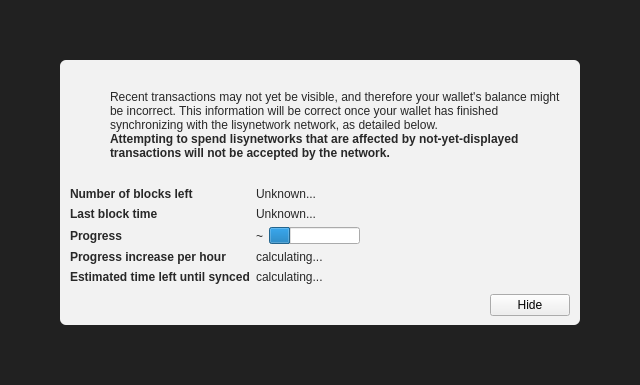
<?xml version="1.0" encoding="UTF-8"?>
<ui version="4.0">
 <class>ModalOverlay</class>
 <widget class="ModalOverlay" name="ModalOverlay">
  <property name="geometry">
   <rect>
    <x>0</x>
    <y>0</y>
    <width>640</width>
    <height>385</height>
   </rect>
  </property>
  <property name="windowTitle">
   <string>Form</string>
  </property>
  <layout class="QVBoxLayout" name="verticalLayout" stretch="0">
   <property name="sizeConstraint">
    <enum>QLayout::SetDefaultConstraint</enum>
   </property>
   <property name="leftMargin">
    <number>0</number>
   </property>
   <property name="topMargin">
    <number>0</number>
   </property>
   <property name="rightMargin">
    <number>0</number>
   </property>
   <property name="bottomMargin">
    <number>0</number>
   </property>
   <item>
    <widget class="QWidget" name="bgWidget" native="true">
     <property name="styleSheet">
      <string notr="true">#bgWidget { background: rgba(0,0,0,220); }</string>
     </property>
     <layout class="QVBoxLayout" name="verticalLayoutMain" stretch="1">
      <property name="leftMargin">
       <number>60</number>
      </property>
      <property name="topMargin">
       <number>60</number>
      </property>
      <property name="rightMargin">
       <number>60</number>
      </property>
      <property name="bottomMargin">
       <number>60</number>
      </property>
      <item>
       <widget class="QWidget" name="contentWidget" native="true">
        <property name="styleSheet">
         <string notr="true">#contentWidget { background: rgba(255,255,255,240); border-radius: 6px; }

QLabel { color: rgb(40,40,40);  }</string>
        </property>
        <layout class="QVBoxLayout" name="verticalLayoutSub" stretch="1,0,0,0">
         <property name="spacing">
          <number>0</number>
         </property>
         <property name="leftMargin">
          <number>10</number>
         </property>
         <property name="topMargin">
          <number>10</number>
         </property>
         <property name="rightMargin">
          <number>10</number>
         </property>
         <property name="bottomMargin">
          <number>10</number>
         </property>
         <item>
          <layout class="QHBoxLayout" name="horizontalLayoutIconText" stretch="0,1">
           <property name="topMargin">
            <number>20</number>
           </property>
           <item>
            <layout class="QVBoxLayout" name="verticalLayoutIcon">
             <property name="leftMargin">
              <number>0</number>
             </property>
             <item>
              <widget class="QPushButton" name="warningIcon">
               <property name="enabled">
                <bool>false</bool>
               </property>
               <property name="text">
                <string/>
               </property>
               <property name="icon">
                <iconset>
                 <normaloff>:/icons/warning</normaloff>
                 <disabledoff>:/icons/warning</disabledoff>:/icons/warning</iconset>
               </property>
               <property name="iconSize">
                <size>
                 <width>48</width>
                 <height>48</height>
                </size>
               </property>
               <property name="flat">
                <bool>true</bool>
               </property>
              </widget>
             </item>
             <item>
              <spacer name="verticalSpacerWarningIcon">
               <property name="orientation">
                <enum>Qt::Vertical</enum>
               </property>
               <property name="sizeHint" stdset="0">
                <size>
                 <width>20</width>
                 <height>40</height>
                </size>
               </property>
              </spacer>
             </item>
            </layout>
           </item>
           <item>
            <layout class="QVBoxLayout" name="verticalLayoutInfoText">
             <property name="leftMargin">
              <number>0</number>
             </property>
             <property name="topMargin">
              <number>0</number>
             </property>
             <item>
              <widget class="QLabel" name="infoText">
               <property name="text">
                <string>Recent transactions may not yet be visible, and therefore your wallet's balance might be incorrect. This information will be correct once your wallet has finished synchronizing with the lisynetwork network, as detailed below.</string>
               </property>
               <property name="textFormat">
                <enum>Qt::RichText</enum>
               </property>
               <property name="wordWrap">
                <bool>true</bool>
               </property>
              </widget>
             </item>
             <item>
              <widget class="QLabel" name="infoTextStrong">
               <property name="font">
                <font>
                 <weight>75</weight>
                 <bold>true</bold>
                </font>
               </property>
               <property name="text">
                <string>Attempting to spend lisynetworks that are affected by not-yet-displayed transactions will not be accepted by the network.</string>
               </property>
               <property name="textFormat">
                <enum>Qt::RichText</enum>
               </property>
               <property name="wordWrap">
                <bool>true</bool>
               </property>
              </widget>
             </item>
             <item>
              <spacer name="verticalSpacerInTextSpace">
               <property name="orientation">
                <enum>Qt::Vertical</enum>
               </property>
               <property name="sizeHint" stdset="0">
                <size>
                 <width>20</width>
                 <height>40</height>
                </size>
               </property>
              </spacer>
             </item>
            </layout>
           </item>
          </layout>
         </item>
         <item>
          <spacer name="verticalSpacerAfterText">
           <property name="orientation">
            <enum>Qt::Vertical</enum>
           </property>
           <property name="sizeHint" stdset="0">
            <size>
             <width>20</width>
             <height>40</height>
            </size>
           </property>
          </spacer>
         </item>
         <item>
          <layout class="QFormLayout" name="formLayout">
           <property name="fieldGrowthPolicy">
            <enum>QFormLayout::FieldsStayAtSizeHint</enum>
           </property>
           <property name="horizontalSpacing">
            <number>6</number>
           </property>
           <property name="verticalSpacing">
            <number>6</number>
           </property>
           <property name="topMargin">
            <number>10</number>
           </property>
           <item row="0" column="0">
            <widget class="QLabel" name="labelNumberOfBlocksLeft">
             <property name="font">
              <font>
               <weight>75</weight>
               <bold>true</bold>
              </font>
             </property>
             <property name="text">
              <string>Number of blocks left</string>
             </property>
            </widget>
           </item>
           <item row="0" column="1">
            <widget class="QLabel" name="numberOfBlocksLeft">
             <property name="text">
              <string>Unknown...</string>
             </property>
            </widget>
           </item>
           <item row="1" column="0">
            <widget class="QLabel" name="labelLastBlockTime">
             <property name="font">
              <font>
               <weight>75</weight>
               <bold>true</bold>
              </font>
             </property>
             <property name="text">
              <string>Last block time</string>
             </property>
            </widget>
           </item>
           <item row="1" column="1">
            <widget class="QLabel" name="newestBlockDate">
             <property name="sizePolicy">
              <sizepolicy hsizetype="Maximum" vsizetype="Preferred">
               <horstretch>0</horstretch>
               <verstretch>0</verstretch>
              </sizepolicy>
             </property>
             <property name="text">
              <string>Unknown...</string>
             </property>
            </widget>
           </item>
           <item row="2" column="0">
            <widget class="QLabel" name="labelSyncDone">
             <property name="font">
              <font>
               <weight>75</weight>
               <bold>true</bold>
              </font>
             </property>
             <property name="text">
              <string>Progress</string>
             </property>
            </widget>
           </item>
           <item row="2" column="1">
            <layout class="QHBoxLayout" name="horizontalLayoutSync" stretch="0,1">
             <item>
              <widget class="QLabel" name="percentageProgress">
               <property name="text">
                <string notr="true">~</string>
               </property>
              </widget>
             </item>
             <item>
              <widget class="QProgressBar" name="progressBar">
               <property name="value">
                <number>24</number>
               </property>
               <property name="format">
                <string/>
               </property>
              </widget>
             </item>
            </layout>
           </item>
           <item row="4" column="0">
            <widget class="QLabel" name="labelProgressIncrease">
             <property name="font">
              <font>
               <weight>75</weight>
               <bold>true</bold>
              </font>
             </property>
             <property name="text">
              <string>Progress increase per hour</string>
             </property>
            </widget>
           </item>
           <item row="4" column="1">
            <widget class="QLabel" name="progressIncreasePerH">
             <property name="text">
              <string>calculating...</string>
             </property>
            </widget>
           </item>
           <item row="5" column="0">
            <widget class="QLabel" name="labelEstimatedTimeLeft">
             <property name="font">
              <font>
               <weight>75</weight>
               <bold>true</bold>
              </font>
             </property>
             <property name="text">
              <string>Estimated time left until synced</string>
             </property>
            </widget>
           </item>
           <item row="5" column="1">
            <widget class="QLabel" name="expectedTimeLeft">
             <property name="text">
              <string>calculating...</string>
             </property>
            </widget>
           </item>
          </layout>
         </item>
         <item>
          <layout class="QHBoxLayout" name="horizontalLayoutButtons">
           <property name="leftMargin">
            <number>10</number>
           </property>
           <property name="topMargin">
            <number>10</number>
           </property>
           <item>
            <spacer name="horizontalSpacer">
             <property name="orientation">
              <enum>Qt::Horizontal</enum>
             </property>
             <property name="sizeHint" stdset="0">
              <size>
               <width>40</width>
               <height>20</height>
              </size>
             </property>
            </spacer>
           </item>
           <item>
            <widget class="QPushButton" name="closeButton">
             <property name="text">
              <string>Hide</string>
             </property>
            </widget>
           </item>
          </layout>
         </item>
        </layout>
       </widget>
      </item>
     </layout>
    </widget>
   </item>
  </layout>
 </widget>
 <customwidgets>
  <customwidget>
   <class>ModalOverlay</class>
   <extends>QWidget</extends>
   <header>modaloverlay.h</header>
   <container>1</container>
  </customwidget>
 </customwidgets>
 <resources/>
 <connections/>
</ui>
